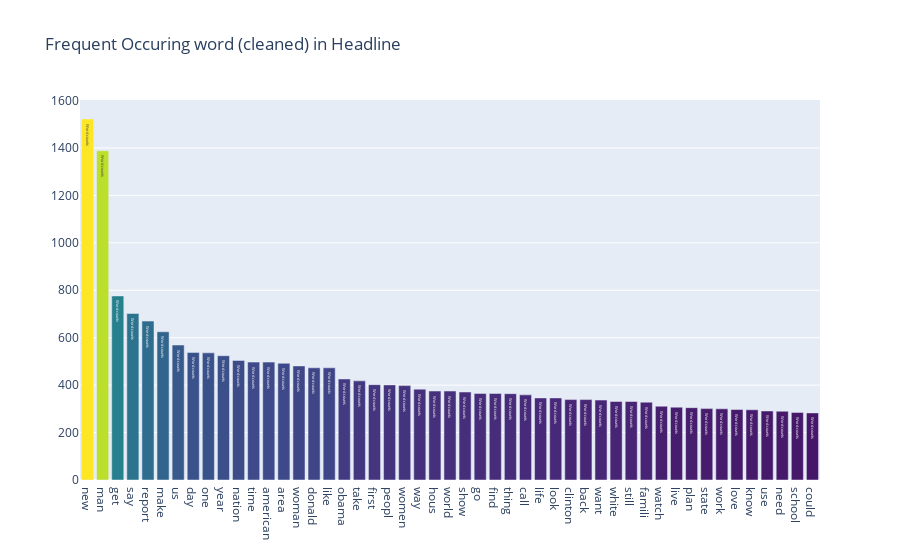

The cell this chart's notebook holds for it:
### Code cell
all_words = df_clean['headline'].str.split(expand=True).unstack().value_counts()
hoverbar = [go.Bar(
            x = all_words.index.values[1:50],
            y = all_words.values[1:50],
            marker= dict(colorscale='Viridis',color = all_words.values[1:100]),text='Word counts')]

layout = go.Layout(title='Frequent Occuring word (cleaned) in Headline')

fig = go.Figure(data=hoverbar, layout=layout)
iplot(fig, filename='style-bar')

### Figure 1 — Plotly figure (JSON) as saved in the notebook; plotly's stock layout.template omitted (floating-point values rounded to 4 significant figures)
{"data": [{"marker": {"color": [1522, 1388, 776, 702, 670, 625, 569, 538, 536, 524, 504, 497, 497, 492, 481, 473, 473, 426, 418, 402, 401, 398, 383, 375, 375, 371, 365, 365, 364, 359, 346, 346, 339, 339, 337, 331, 331, 328, 311, 307, 305, 301, 300, 297, 296, 291, 290, 285, 283, 281, 279, 268, 268, 267, 267, 266, 266, 263, 263, 260, 258, 256, 256, 251, 243, 240, 238, 237, 236, 236, 236, 236, 235, 232, 228, 227, 226, 225, 224, 222, 222, 222, 221, 217, 216, 215, 213, 212, 209, 209, 209, 207, 205, 204, 204, 202, 201, 200, 199], "colorscale": [[0, "#440154"], [0.1111, "#482878"], [0.2222, "#3e4989"], [0.3333, "#31688e"], [0.4444, "#26828e"], [0.5556, "#1f9e89"], [0.6667, "#35b779"], [0.7778, "#6ece58"], [0.8889, "#b5de2b"], [1, "#fde725"]]}, "text": "Word counts", "type": "bar", "x": ["new", "man", "get", "say", "report", "make", "us", "day", "one", "year", "nation", "time", "american", "area", "woman", "donald", "like", "obama", "take", "first", "peopl", "women", "way", "hous", "world", "show", "go", "find", "thing", "call", "life", "look", "clinton", "back", "want", "white", "still", "famili", "watch", "live", "plan", "state", "work", "love", "know", "use", "need", "school", "could"], "y": [1522, 1388, 776, 702, 670, 625, 569, 538, 536, 524, 504, 497, 497, 492, 481, 473, 473, 426, 418, 402, 401, 398, 383, 375, 375, 371, 365, 365, 364, 359, 346, 346, 339, 339, 337, 331, 331, 328, 311, 307, 305, 301, 300, 297, 296, 291, 290, 285, 283]}], "layout": {"title": {"text": "Frequent Occuring word (cleaned) in Headline"}}}
